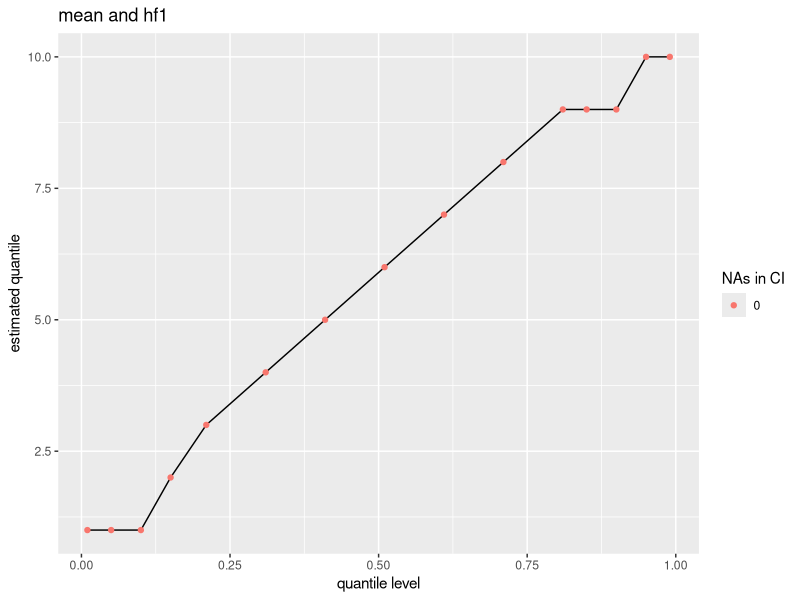
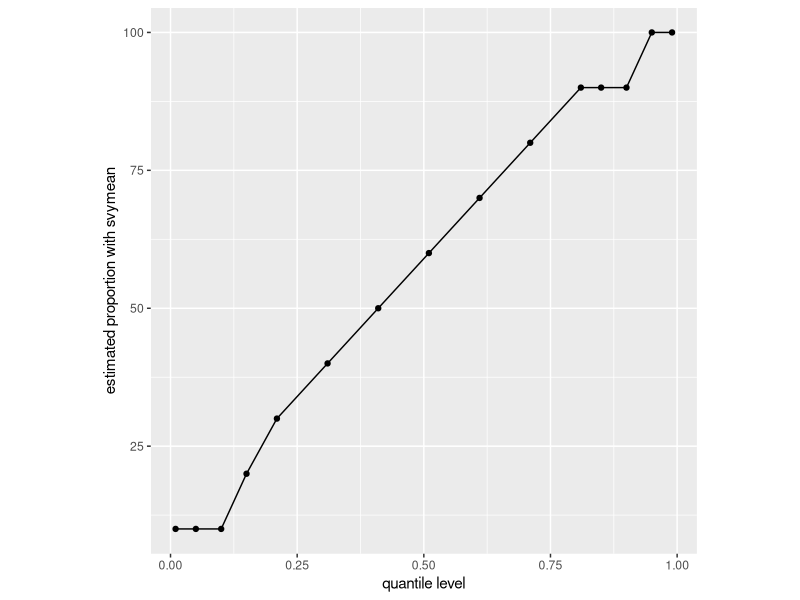
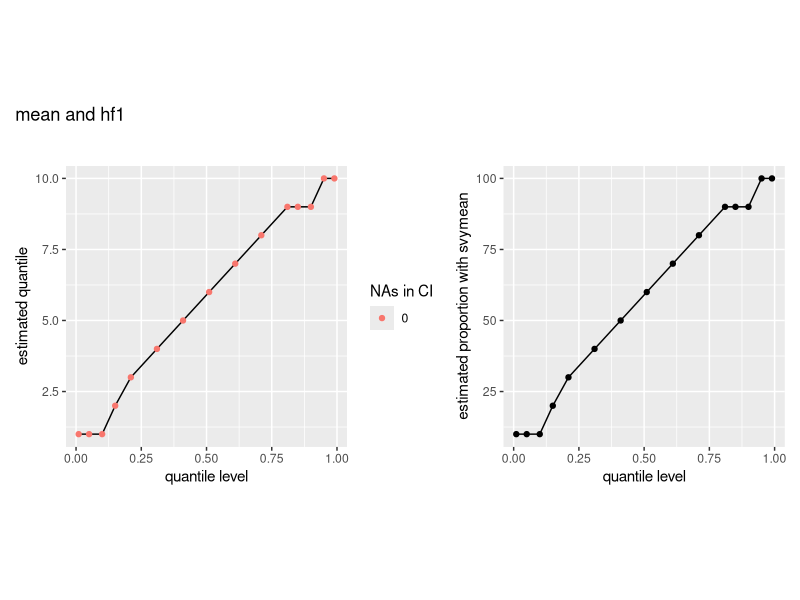
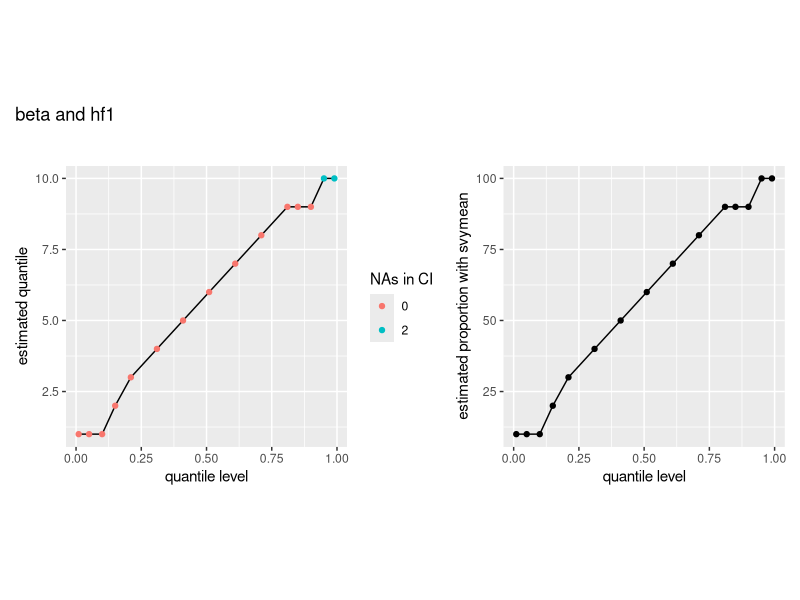
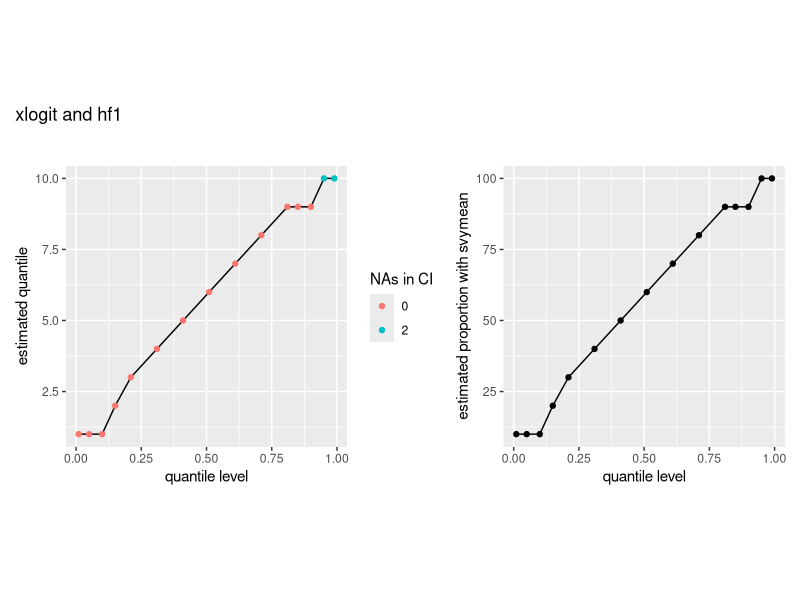
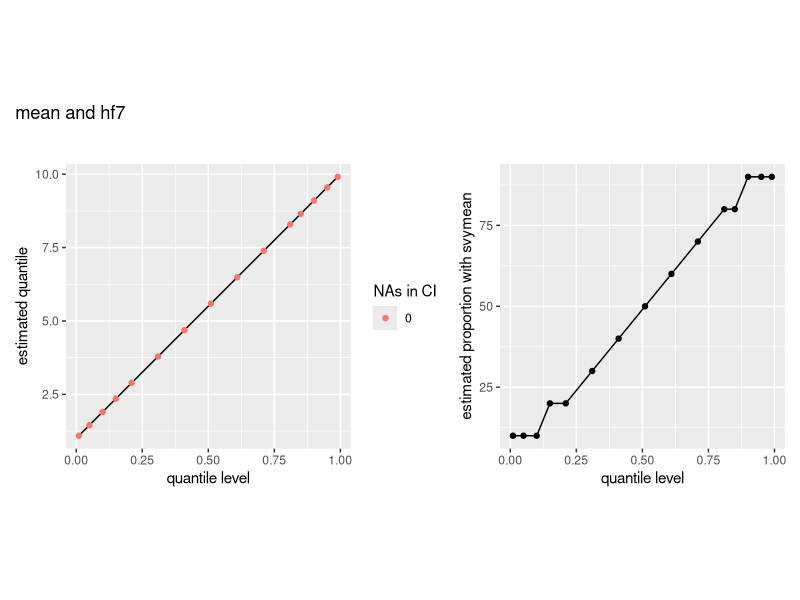
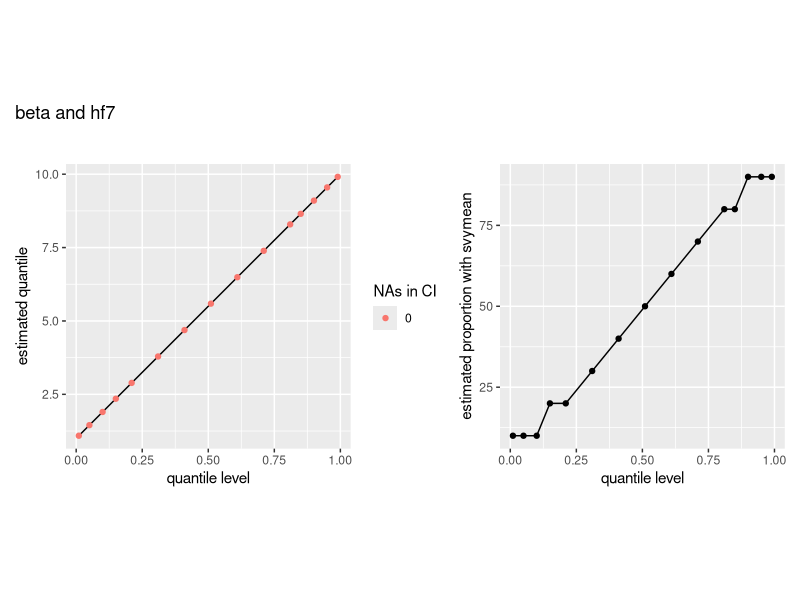
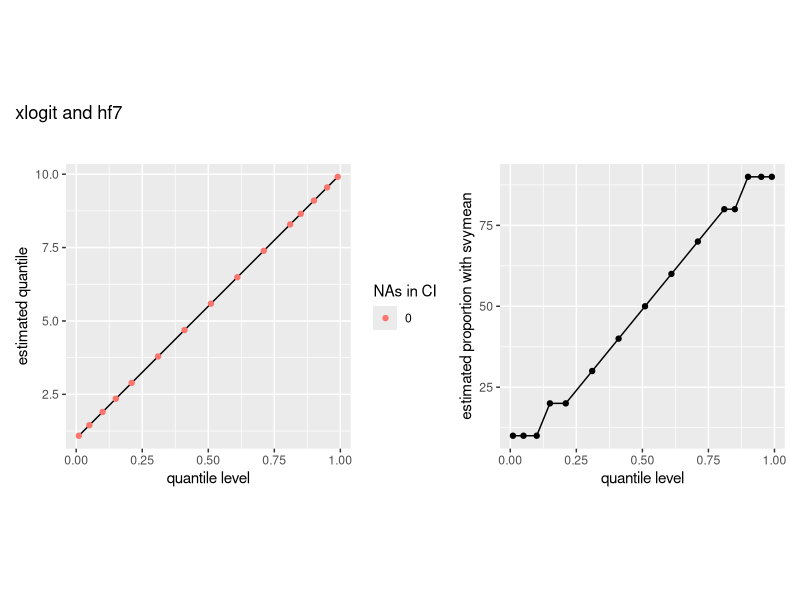

These charts were generated, in order, by the following R code:
# Preparation -----------------------------------------------
library(survey)
library(dplyr)
library(ggplot2)
library(patchwork)


# check survey version
packageVersion("survey")


#define quantiles to be estimated
quantiles <- c(0.01, 0.05, 0.1, 0.15, seq(21, 81, 10)*0.01, 0.85, 0.9, 0.95, 0.99)

# Function definitions ---------------------------------------------

# function to reshape output from svyquantile
quant_to_df <- function(res, quantile_levels){
  res_df <- data.frame(quantile = res$x[, "quantile"],
                       lwr = res$x[, "ci.2.5"],
                       upr = res$x[, "ci.97.5"],
                       se = res$x[, "se"],
                       level = quantile_levels)
 return(res_df)
}

# function to reshape output from oldsvyquantile
quant_to_df_old <- function(res, quantile_levels){
  res_df <- data.frame(quantile = t(res$quantiles)[,"x"],
                       lwr = confint(res)[, 1],
                       upr = confint(res)[, 2],
                       level = quantile_levels)
 return(res_df)
}

# function to plot the quantiles and their CIs
plot_quantile_ci <- function(data, title) {
  data |> 
    mutate(na_flag = case_when((is.na(lwr) & is.na(upr)) == TRUE ~ 2,
                               (is.na(lwr) | is.na(upr)) == TRUE ~ 1,
                               .default = 0)) |> 
    ggplot(aes(x = level)) +
    geom_ribbon(aes(ymin = lwr, ymax = upr), fill = "#D6D6D6") +
    geom_line(aes(y = quantile)) +
    geom_point(aes(y = quantile, color = factor(na_flag))) +
    labs(title = title,
         x = "quantile level",
         y = "estimated quantile",
         color = "NAs in CI")
}

# function to plot the proportion of values below the estimated quantile
plot_prop_quantile <- function(quantile_levels, proportion){
  tibble(levels = quantile_levels, prop = proportion * 100) %>% 
  ggplot(aes(x = levels, y = prop)) +
    geom_line() +
    geom_point() +
    labs(x = "quantile level", y = "estimated proportion with svymean") +
    theme(aspect.ratio = 1)
}

# function to loop over different combinations of qrule and interval.type
quantile_plot_loop <- function(design, quantiles, qrules = c("hf1", "hf7", "hf8"), 
                               interval_types = c("mean", "beta", "xlogit")){
  
  for (qrule in qrules){
    for (interval_type in interval_types){
      res <- svyquantile(~x, design, quantiles, ci = TRUE,
            interval.type = interval_type, qrule = qrule)
      
      quant_df <- quant_to_df(res, quantiles)
      # plot quantiles and ci
      p_quant_ci <- plot_quantile_ci(quant_df, 
                                title = "")
      # calculate and plot proportions at the estimated quantiles
      prop <- purrr::map(quant_df$quantile, .f = \(z) survey::svymean(~ x <= z, design)) %>% 
        purrr::map_dbl(2)
      p_prop <- plot_prop_quantile(quant_df$level, prop)
      
      print(p_quant_ci + p_prop + plot_annotation(paste(interval_type, "and", qrule)))
      
    }
  }
}

# similar loop function but for oldsvyquantile
old_quantile_plot_loop <- function(design, quantiles, ties = c("discrete", "rounded"), 
                               interval_types = c("Wald", "betaWald")){
  
  for (tie in ties){
    for (interval_type in interval_types){
      res <- oldsvyquantile(~x, design, quantiles, ci = TRUE,
            interval.type = interval_type, tie = tie)
      
      quant_df <- quant_to_df_old(res, quantiles)
      # plot quantiles and ci
      p_quant_ci <- plot_quantile_ci(quant_df, 
                                title = "")
      # calculate and plot proportions at the estimated quantiles
      prop <- purrr::map(quant_df$quantile, .f = \(z) survey::svymean(~ x <= z, design)) %>% 
        purrr::map_dbl(2)
      p_prop <- plot_prop_quantile(quant_df$level, prop)
      
      print(p_quant_ci + p_prop + plot_annotation(paste(interval_type, "and", tie)))
      
    }
  }
}

# Dummy data no stratification -------------------------------------
# n = N = 10

data_no_strat <- data.frame(x = 1:10, id = 1:10, fpc = 10, probs = 1)

design_no_strat <- svydesign(id = ~id, 
                             probs = ~probs, 
                             data = data_no_strat, 
                             fpc = ~fpc)



res <- svyquantile(~x, design_no_strat, quantiles, ci = TRUE,
            interval.type = "mean", qrule = "hf1")



quant_df <- quant_to_df(res, quantiles)
plot_quantile_ci(quant_df, "mean and hf1")



a <- purrr::map(quant_df$quantile, .f = \(z) survey::svymean(~ x <= z, design_no_strat)) %>% 
  purrr::map_dbl(2)

plot_prop_quantile(quant_df$level, a)

# loop over different options newsvyquantile

quantile_plot_loop(design_no_strat, quantiles)

# loop over different options oldvyquantile

old_quantile_plot_loop(design_no_strat, quantiles)

# Dummy data with stratification --------------------------------------------

data_strat <- data.frame(x = c(1:10, 1:10), id = 1:20, 
                         strata =  c(rep(1, 10), rep(2,10)),
                         fpc = c(rep(10, 10), rep(100, 10)), 
                         probs = c(rep(1, 10),rep(0.1,10)))

design_strat <- svydesign(id = ~id, 
                          strata = ~strata,
                          probs = ~probs,
                          data = data_strat, 
                          fpc = ~fpc)



res <- svyquantile(~x, design_strat, quantiles, ci = TRUE,
            interval.type = "mean", qrule = "hf1")

res



quant_df <- quant_to_df(res, quantiles)
plot_quantile_ci(quant_df, "mean and hf1")

# loop over different options newsvyquantile

quantile_plot_loop(design_strat, quantiles)

# loop over different options oldsvyquantile

old_quantile_plot_loop(design_strat, quantiles)
